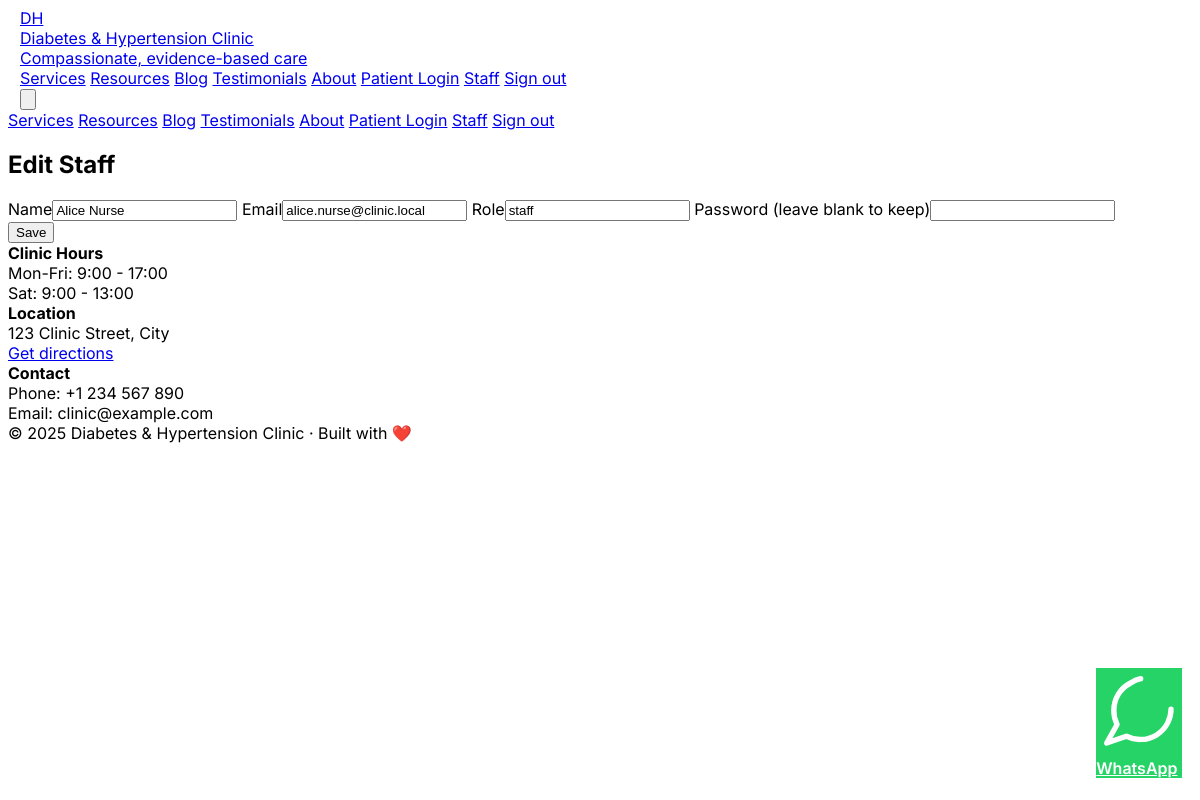
The app's page /admin/staff/edit/3 (signed in) with its own data.
### clinic_website/clinic_app.py (models this page shows)
class Staff(db.Model):
  id = db.Column(db.Integer, primary_key=True)
  name = db.Column(db.String(120))
  email = db.Column(db.String(120), unique=True, nullable=False)
  password_hash = db.Column(db.String(200))
  role = db.Column(db.String(40), default='staff')  # 'staff' or 'doctor' or 'admin'
  created_at = db.Column(db.DateTime, default=datetime.utcnow)

### clinic_website/clinic_app.py (the view, shortened to what this page needs)
@app.route('/admin/staff/edit/<int:staff_id>', methods=['GET', 'POST'])
@admin_required
def admin_edit_staff(staff_id):
  s = Staff.query.get_or_404(staff_id)
  return render_template('admin_edit_staff.html', staff=s)

### clinic_website/clinic_app.py (called while the page is built)
@app.context_processor
def inject_common():
  phone = os.environ.get('CLINIC_PHONE', '+1234567890')
  wa_num = os.environ.get('CLINIC_WHATSAPP', phone)
  wa_clean = ''.join([c for c in wa_num if c.isdigit()])
  return {
    'now': datetime.utcnow(),
    'doctor_name': os.environ.get('DOCTOR_NAME', 'Amit Patel, MD'),
    'doctor_bio': os.environ.get('DOCTOR_BIO', 'My mission is to help patients live healthy lives with diabetes and hypertension...'),
    'doctor_title': os.environ.get('DOCTOR_TITLE', 'Endocrinologist & Hypertension Specialist'),
    'clinic_phone': phone,
    'clinic_whatsapp': wa_clean,
    'clinic_email': os.environ.get('CLINIC_EMAIL', 'clinic@example.com')
  }

def admin_required(f):
  @wraps(f)
  def decorated(*args, **kwargs):
    if not (session.get('is_admin') or session.get('staff_role') == 'admin'):
      return redirect(url_for('admin_login'))
    return f(*args, **kwargs)
  return decorated

### clinic_website/templates/admin_edit_staff.html (shortened to what this page needs)
{% extends 'base.html' %}
{% block content %}
  <h2 class="text-2xl font-bold mt-6">Edit Staff</h2>
  <form method="post" class="mt-4 bg-white p-4 rounded shadow max-w-md">
    <label class="block">Name<input name="name" value="{{ staff.name }}" class="border p-2 rounded w-full"/></label>
    <label class="block mt-2">Email<input name="email" value="{{ staff.email }}" class="border p-2 rounded w-full"/></label>
    <label class="block mt-2">Role<input name="role" value="{{ staff.role }}" class="border p-2 rounded w-full"/></label>
    <label class="block mt-2">Password (leave blank to keep)<input name="password" type="password" class="border p-2 rounded w-full"/></label>
    <div class="mt-3"><button class="bg-[color:var(--primary)] text-white px-3 py-2 rounded">Save</button></div>
  </form>
{% endblock %}

### clinic_website/static/css/styles.css (style rules this page uses)
:root { --primary:#0f766e; --accent:#0ea5a3; }
body { font-family:Inter,ui-sans-serif,system-ui,-apple-system,'Segoe UI',Roboto,'Helvetica Neue',Arial }
html { -webkit-font-smoothing:antialiased; -moz-osx-font-smoothing:grayscale }

### records on screen
Staff: name "Alice Nurse", email "alice.nurse@clinic.local", role "staff"
